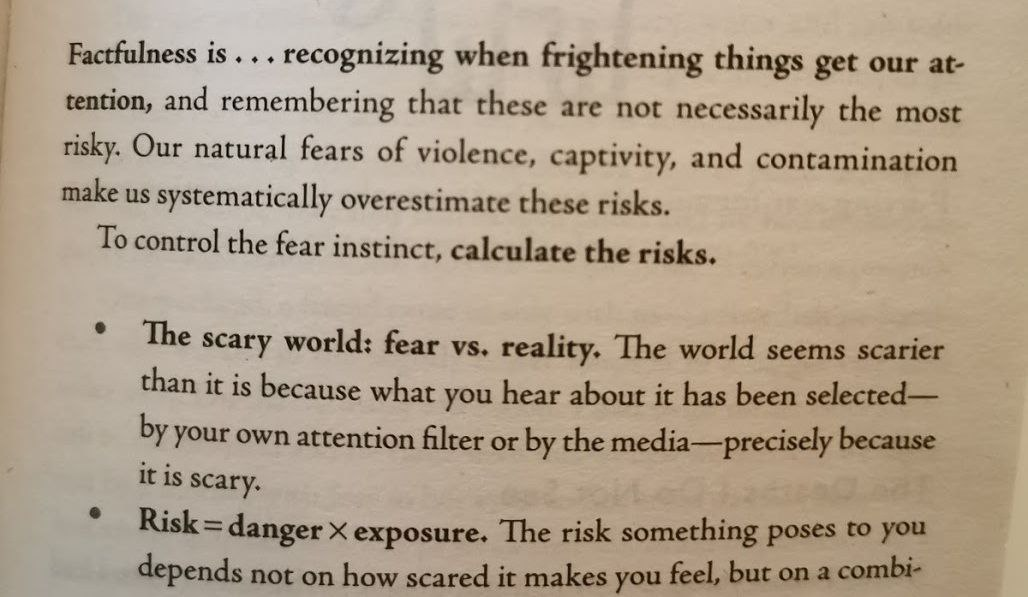
#> input picture Images/3.jpg, 1028 x 597 px, found by its file name
$ python threshold.py
#> lines starting #> are read from the running program, lines starting #| are printed output that depends on the picture; after the words box and inside, x2 and y2 are one past the last pixel; in counts of white or black regions, pixels touching at a corner belong together
import cv2 as cv

img_path = './Images/3.jpg'
img = cv.imread(img_path)
#> img is the input picture: shape (597, 1028, 3); mean B, G, R 138.7, 158.5, 174.6
gray_scale_img = cv.cvtColor(img, cv.COLOR_BGR2GRAY)
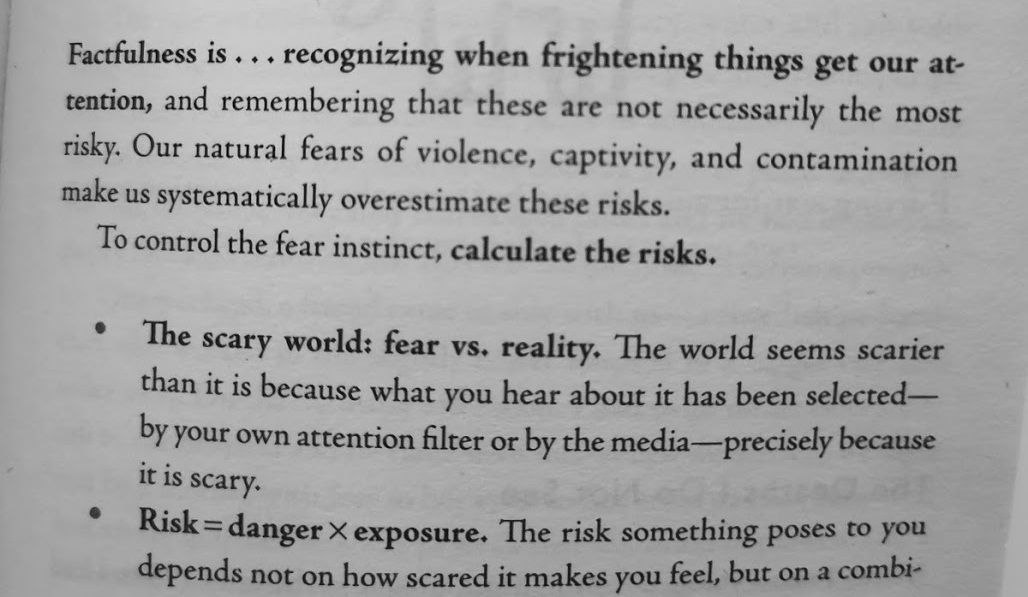
#> gray_scale_img: shape (597, 1028); min 1, max 220, mean 161.1
cv.imshow("Img", img)

_, thresh_img = cv.threshold(gray_scale_img, 50, 255, cv.THRESH_OTSU)
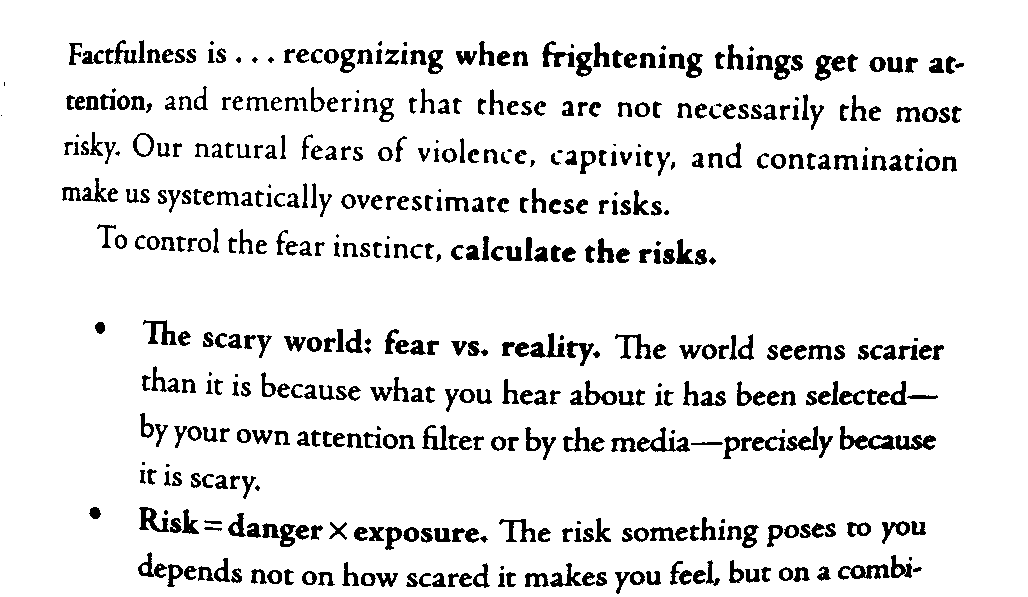
#> thresh_img: shape (597, 1028); 90.6% white; 519 black regions (46 under 20 px), largest, box (x1, y1, x2, y2) and area: (840, 426, 895, 450) 535, (637, 427, 690, 452) 469, (838, 564, 890, 580) 425
cv.imshow("img", thresh_img)
cv.waitKey()

$ run again, with Images/1.jpg copied over Images/3.jpg
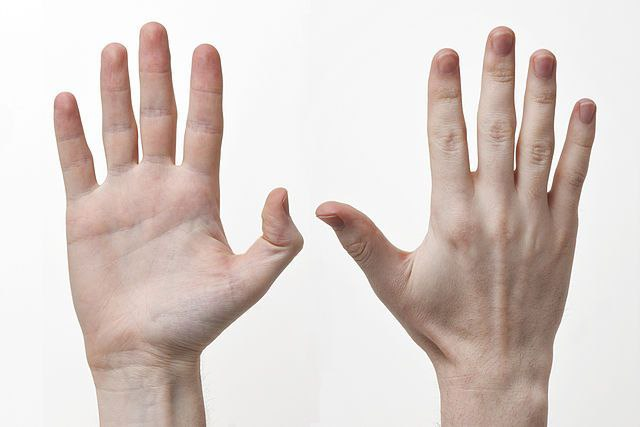
#> input picture Images/1.jpg, 640 x 427 px, found by its file name
#> img is the input picture: shape (427, 640, 3); mean B, G, R 201.4, 206.4, 218.2
#> `gray_scale_img = cv.cvtColor(img, cv.COLOR_BGR2GRAY)`:
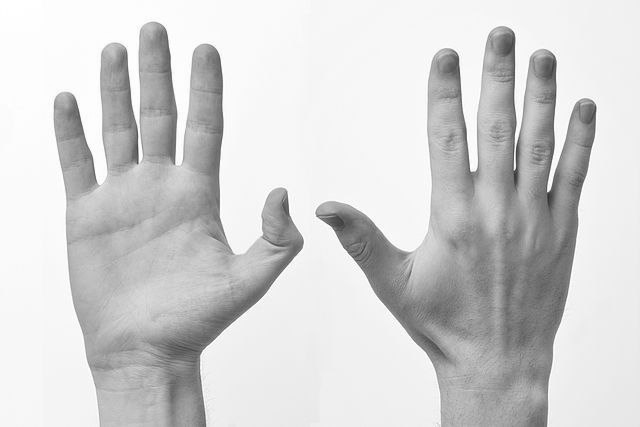
#> gray_scale_img: shape (427, 640); min 45, max 255, mean 209.4
#> `_, thresh_img = cv.threshold(gray_scale_img, 50, 255, cv.THRESH_OTSU)`:
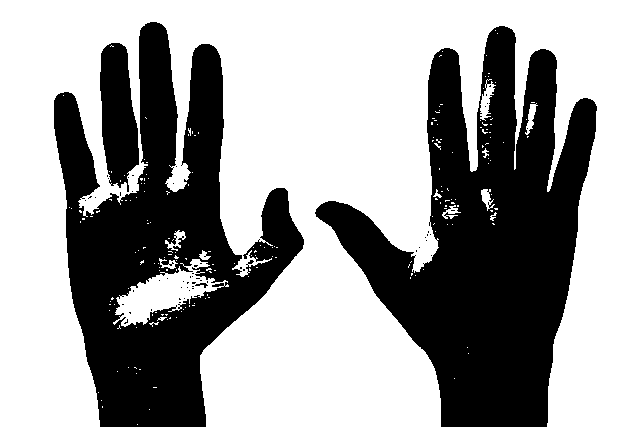
#> thresh_img: shape (427, 640); 61.7% white; 57 black regions (53 under 20 px), largest, box (x1, y1, x2, y2) and area: (315, 26, 597, 427) 54245, (54, 22, 304, 427) 46113, (100, 43, 139, 192) 4141, (195, 283, 208, 288) 30

$ run again, with Images/2.jpg copied over Images/3.jpg
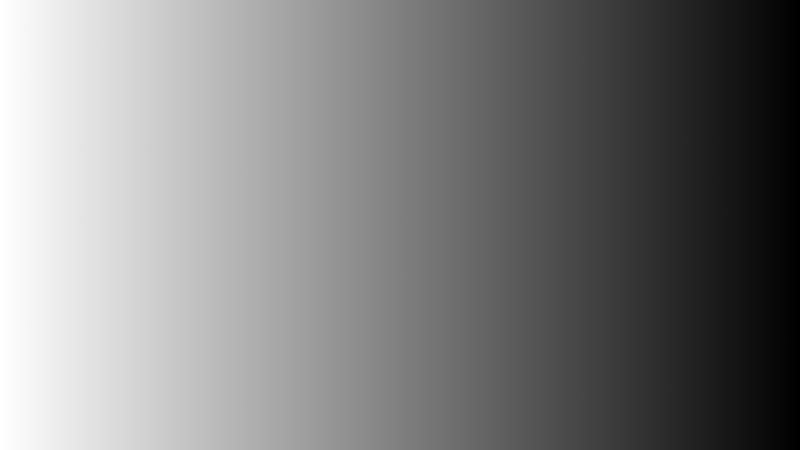
#> input picture Images/2.jpg, 800 x 450 px, found by its file name
#> img is the input picture: shape (450, 800, 3); min 0, max 255, mean 127.5
#> `_, thresh_img = cv.threshold(gray_scale_img, 50, 255, cv.THRESH_OTSU)`:
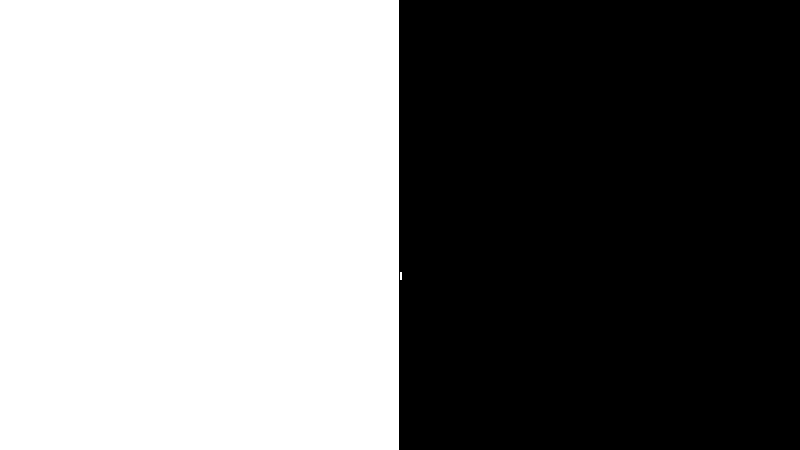
#> thresh_img: shape (450, 800); 49.9% white; 2 white regions (1 under 20 px), largest, box (x1, y1, x2, y2) and area: (0, 0, 399, 450) 179550

$ run again, with Images/4.jpg copied over Images/3.jpg
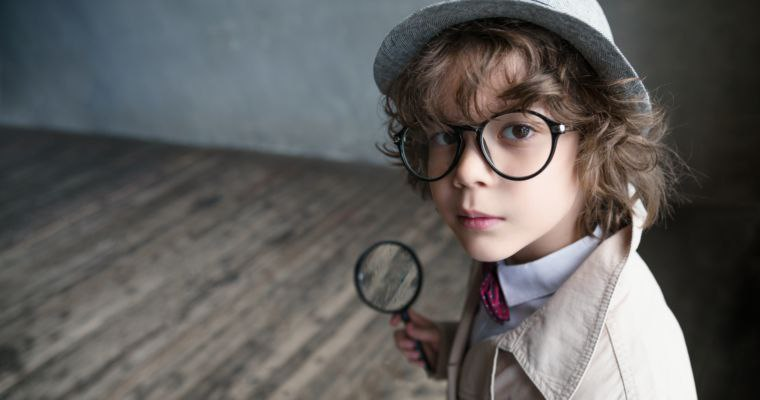
#> input picture Images/4.jpg, 760 x 400 px, found by its file name
#> img is the input picture: shape (400, 760, 3); mean B, G, R 93.1, 94.7, 96.7
#> `gray_scale_img = cv.cvtColor(img, cv.COLOR_BGR2GRAY)`:
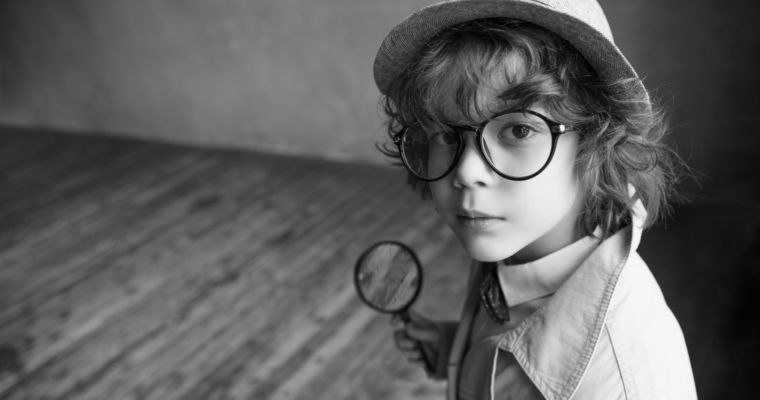
#> gray_scale_img: shape (400, 760); min 0, max 255, mean 95.1
#> `_, thresh_img = cv.threshold(gray_scale_img, 50, 255, cv.THRESH_OTSU)`:
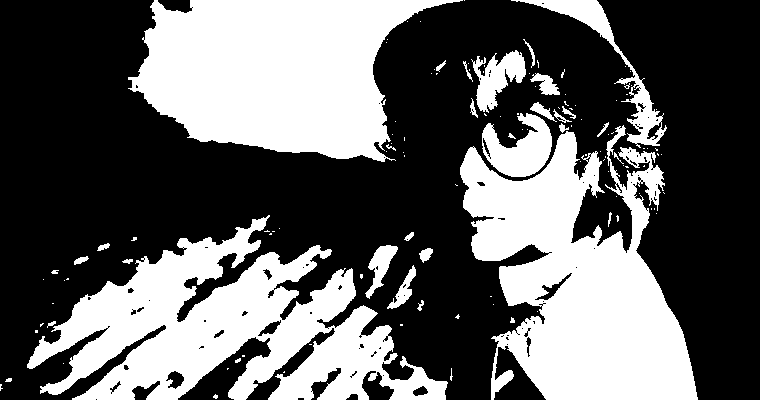
#> thresh_img: shape (400, 760); 38.7% white; 124 white regions (91 under 20 px), largest, box (x1, y1, x2, y2) and area: (460, 125, 698, 400) 36925, (27, 215, 448, 400) 35798, (128, 0, 463, 162) 34772
